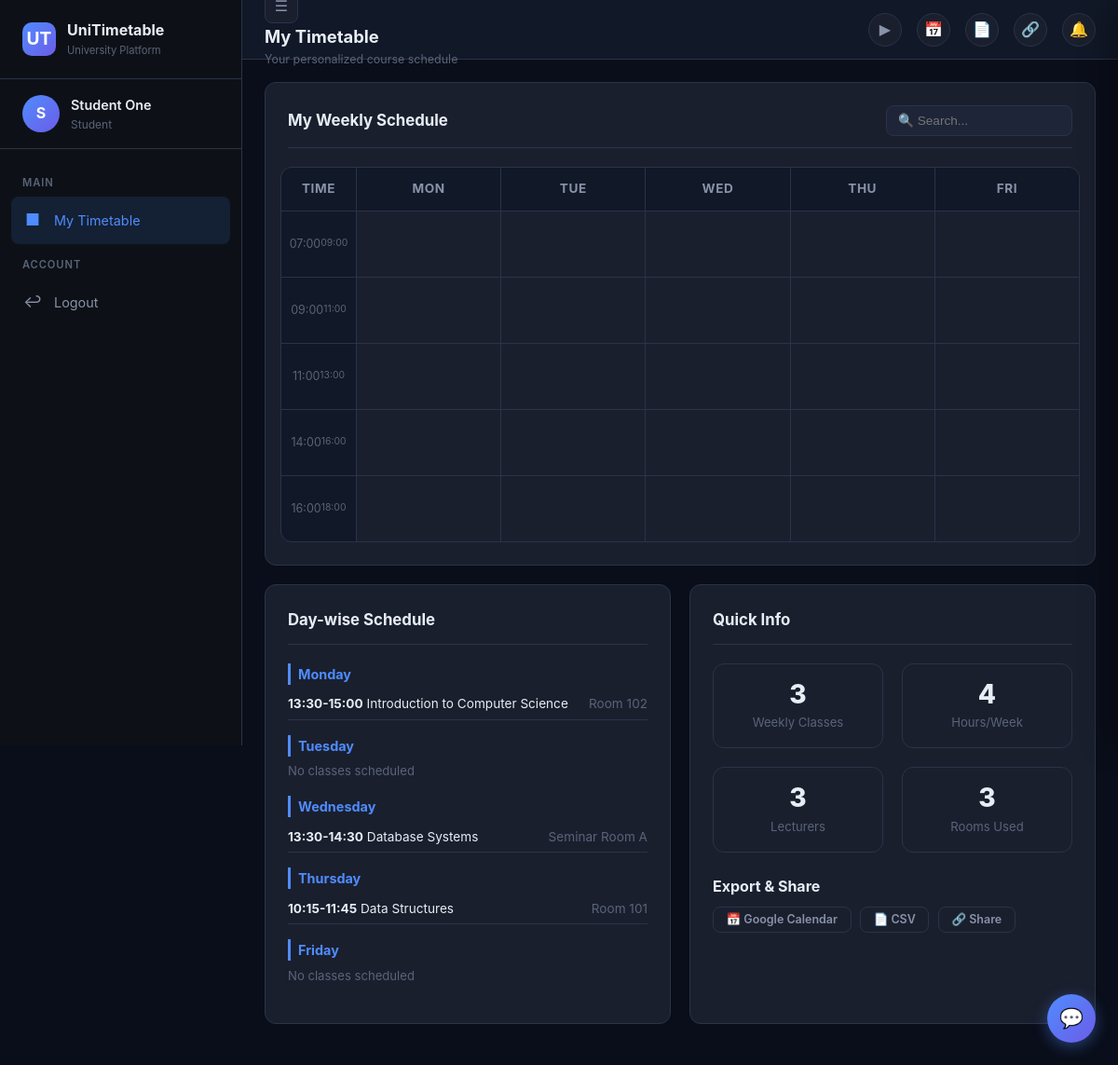
The app's page /dashboard (signed in) with its own data.
### tables this page shows
CREATE TABLE timetable_entries (
            id INTEGER PRIMARY KEY AUTOINCREMENT,
            course_id INTEGER NOT NULL REFERENCES courses(id) ON DELETE CASCADE,
            lecturer_id INTEGER NOT NULL REFERENCES users(id),
            room_id INTEGER NOT NULL REFERENCES rooms(id),
            day TEXT NOT NULL,
            start_time TEXT NOT NULL,
            end_time TEXT NOT NULL,
            group_name TEXT NOT NULL,
            published INTEGER DEFAULT 0,
            status TEXT DEFAULT 'scheduled' CHECK(status IN ('scheduled','rescheduled','cancelled')),
            semester TEXT DEFAULT 'Semester 1',
            academic_year TEXT DEFAULT '2025-2026',
            notes TEXT
        );

### app.py (the view, shortened to what this page needs)
@app.route('/dashboard')
@login_required
def dashboard():
    role = session['role']
    db = get_db()
    data = {'role': role}
    if role == 'admin':
        lecturers = db.execute("SELECT * FROM users WHERE role='lecturer'").fetchall()
        courses = db.execute("SELECT COUNT(*) as c FROM courses").fetchone()
        rooms = db.execute("SELECT COUNT(*) as c FROM rooms").fetchone()
        entries = db.execute("SELECT COUNT(*) as c FROM timetable_entries").fetchone()
        data['lecturer_count'] = len(lecturers)
        data['course_count'] = courses['c']
        data['room_count'] = rooms['c']
        data['entry_count'] = entries['c']
        data['published'] = is_published()
        data['recent_logs'] = get_activity_logs(10)
        db.close()
        return render_template('admin_dashboard.html', **data)
    elif role == 'student':
        entries = db.execute("""
            SELECT DISTINCT te.*, c.name as course_name, c.code, c.color,
                   u.full_name as lecturer_name, r.name as room_name
            FROM timetable_entries te
            JOIN courses c ON te.course_id = c.id
            JOIN users u ON te.lecturer_id = u.id
            JOIN rooms r ON te.room_id = r.id
            JOIN student_enrollments se ON se.course_id = c.id AND se.student_id = ?
            WHERE te.published = 1
            ORDER BY te.day, te.start_time
        """, (session['user_id'],)).fetchall()
        data['timetable'] = [dict(e) for e in entries]
        data['published'] = is_published()
        data['groups'] = db.execute("SELECT DISTINCT group_name FROM courses").fetchall()
        db.close()
        return render_template('student_dashboard.html', **data)
    return redirect(url_for('login'))

### app.py (called while the page is built)
def login_required(f):
    @wraps(f)
    def decorated(*args, **kwargs):
        if 'user_id' not in session:
            if request.is_json:
                return jsonify({'error': 'Unauthorized'}), 401
            return redirect(url_for('login'))
        return f(*args, **kwargs)
    return decorated

def add_notification_count(context):
    if 'user_id' in session:
        context['unread_count'] = get_unread_count(session['user_id'])
    return context

@app.context_processor
def inject_globals():
    ctx = {'now': datetime.now()}
    return add_notification_count(ctx)

@app.before_request
def ensure_db():
    if not hasattr(app, '_db_initialized'):
        init_db()
        seed_data()
        app._db_initialized = True

### models.py (called while the page is built)
def get_db():
    conn = sqlite3.connect(DB_PATH, timeout=10)
    conn.row_factory = sqlite3.Row
    conn.execute("PRAGMA foreign_keys = ON")
    conn.execute("PRAGMA journal_mode=WAL")
    return conn

### notifications.py (called while the page is built)
def get_unread_count(user_id):
    db = get_db()
    row = db.execute("SELECT COUNT(*) as count FROM notifications WHERE user_id=? AND read=0", (user_id,)).fetchone()
    db.close()
    return row['count'] if row else 0

### scheduler.py (called while the page is built)
def is_published():
    db = get_db()
    row = db.execute("SELECT value FROM app_settings WHERE key='timetable_published'").fetchone()
    db.close()
    return row and row['value'] == '1'

### templates/student_dashboard.html (shortened to what this page needs)
{% extends "base.html" %}
{% block page_title %}My Timetable{% endblock %}
{% block page_subtitle %}Your personalized course schedule{% endblock %}
{% block content %}
{% if timetable %}
<div class="card">
    <div class="card-header">
        <h3>My Weekly Schedule</h3>
        <div class="flex gap-1">
            <input type="text" id="searchInput" placeholder="&#128269; Search..." style="padding:0.5rem 0.75rem;background:var(--bg-input);border:1px solid var(--border-color);border-radius:var(--radius-sm);color:var(--text-primary);font-size:0.85rem;width:200px">
        </div>
    </div>
    <div class="timetable-container">
        <div class="timetable-grid">
            <div class="timetable-header">Time</div>
            {% set days = ['Monday','Tuesday','Wednesday','Thursday','Friday'] %}
            {% for day in days %}
            <div class="timetable-header">{{ day[:3] }}</div>
            {% endfor %}
            {% set slots = ['07:00-09:00','09:00-11:00','11:00-13:00','14:00-16:00','16:00-18:00'] %}
            {% for slot in slots %}
            {% set s = slot.split('-') %}
            <div class="timetable-time">{{ s[0] }}<br><small>{{ s[1] }}</small></div>
            {% for day in days %}
            <div class="timetable-cell">
            </div>
            {% endfor %}
            {% endfor %}
        </div>
    </div>
</div>
<div class="grid-2">
    <div class="card">
        <div class="card-header"><h3>Day-wise Schedule</h3></div>
        {% set days_of_week = ['Monday','Tuesday','Wednesday','Thursday','Friday'] %}
        {% for day in days_of_week %}
        <div class="mb-2">
            <h4 style="font-size:0.9rem;color:var(--accent-primary);margin-bottom:0.35rem;border-left:3px solid var(--accent-primary);padding-left:0.5rem;">{{ day }}</h4>
            {% set day_entries = timetable|selectattr('day','equalto',day)|list %}
            {% if day_entries %}
            <div style="font-size:0.85rem">
                {% for e in day_entries %}
                <div class="flex-between" style="padding:0.3rem 0;border-bottom:1px solid var(--border-color)">
                    <span><strong>{{ e.start_time }}-{{ e.end_time }}</strong> {{ e.course_name }}</span>
                    <span class="text-muted">{{ e.room_name }}</span>
                </div>
                {% endfor %}
            </div>
            {% else %}
            <p class="text-muted" style="font-size:0.82rem">No classes scheduled</p>
            {% endif %}
        </div>
        {% endfor %}
    </div>
    <div class="card">
        <div class="card-header"><h3>Quick Info</h3></div>
        {% set total_hours = namespace(value=0) %}
        {% set total_classes = namespace(value=0) %}
        {% for e in timetable %}
        {% set ns = namespace(h=0) %}
        {% set start_h = e.start_time.split(':')[0]|int %}
        {% set end_h = e.end_time.split(':')[0]|int %}
        {% set total_hours.value = total_hours.value + (end_h - start_h) %}
        {% set total_classes.value = total_classes.value + 1 %}
        {% endfor %}
        <div class="stats-grid" style="grid-template-columns:1fr 1fr">
            <div class="stat-card" style="text-align:center;padding:1rem">
                <div class="stat-number">{{ total_classes.value }}</div>
                <div class="stat-label">Weekly Classes</div>
            </div>
            <div class="stat-card" style="text-align:center;padding:1rem">
                <div class="stat-number">{{ total_hours.value }}</div>
                <div class="stat-label">Hours/Week</div>
            </div>
            <div class="stat-card" style="text-align:center;padding:1rem">
                <div class="stat-number">{{ timetable|map(attribute='lecturer_name')|unique|list|length }}</div>
                <div class="stat-label">Lecturers</div>
            </div>
            <div class="stat-card" style="text-align:center;padding:1rem">
                <div class="stat-number">{{ timetable|map(attribute='room_name')|unique|list|length }}</div>
                <div class="stat-label">Rooms Used</div>
            </div>
        </div>
        <div class="mt-3">
            <h4 class="mb-1">Export & Share</h4>
            <div class="btn-group">
                <button class="btn btn-sm btn-ghost" onclick="exportICS()">&#128197; Google Calendar</button>
                <button class="btn btn-sm btn-ghost" onclick="exportCSV()">&#128196; CSV</button>
                <button class="btn btn-sm btn-ghost" onclick="shareTimetable()">&#128279; Share</button>
            </div>
        </div>
    </div>
</div>
{% endif %}
{% endblock %}

### static/style.css (style rules this page uses)
:root { --bg-primary: #0a0e1a; --bg-secondary: #111827; --bg-card: #1a1f2e; --bg-card-hover: #222a3d; --bg-sidebar: #0d1117; --bg-input: #1e2538; --text-primary: #e8edf5; --text-secondary: #8892a8; --text-muted: #5a6478; --border-color: #2a3348; --accent-primary: #4f8cff; --accent-secondary: #6c5ce7; --accent-success: #00d68f; --accent-warning: #ffaa44; --accent-danger: #ff6b6b; --accent-info: #54a0ff; --glass-bg: rgba(26, 31, 46, 0.7); --glass-border: rgba(255, 255, 255, 0.05); --sidebar-width: 260px; --header-height: 64px; --radius: 12px; --radius-sm: 8px; --shadow: 0 4px 24px rgba(0, 0, 0, 0.3); --shadow-sm: 0 2px 8px rgba(0, 0, 0, 0.2); --transition: all 0.3s cubic-bezier(0.4, 0, 0.2, 1); }
* { margin: 0; padding: 0; box-sizing: border-box; }
body { font-family: -apple-system, BlinkMacSystemFont, 'Segoe UI', Roboto, 'Inter', sans-serif; background: var(--bg-primary); color: var(--text-primary); line-height: 1.6; overflow-x: hidden; }
.card { background: var(--bg-card); border: 1px solid var(--border-color); border-radius: var(--radius); padding: 1.5rem; margin-bottom: 1.25rem; transition: var(--transition); }
.card-header { display: flex; align-items: center; justify-content: space-between; margin-bottom: 1.25rem; padding-bottom: 0.75rem; border-bottom: 1px solid var(--border-color); }
.card-header h2, .card-header h3 { font-size: 1.05rem; font-weight: 700; color: var(--text-primary); }
.stats-grid { display: grid; grid-template-columns: repeat(auto-fit, minmax(220px, 1fr)); gap: 1.25rem; margin-bottom: 1.5rem; }
.stat-card { background: var(--bg-card); border: 1px solid var(--border-color); border-radius: var(--radius); padding: 1.25rem; transition: var(--transition); position: relative; overflow: hidden; }
.stat-card::before { content: ''; position: absolute; top: 0; left: 0; right: 0; height: 3px; background: linear-gradient(90deg, var(--accent-primary), var(--accent-secondary)); opacity: 0; transition: var(--transition); }
.stat-card .stat-number { font-size: 1.75rem; font-weight: 800; color: var(--text-primary); line-height: 1.2; }
.stat-card .stat-label { font-size: 0.82rem; color: var(--text-muted); margin-top: 0.2rem; }
.btn { display: inline-flex; align-items: center; justify-content: center; gap: 0.5rem; padding: 0.6rem 1.25rem; border: none; border-radius: var(--radius-sm); font-size: 0.85rem; font-weight: 600; cursor: pointer; transition: var(--transition); text-decoration: none; font-family: inherit; white-space: nowrap; }
.btn-ghost { background: transparent; color: var(--text-secondary); border: 1px solid var(--border-color); }
.btn-sm { padding: 0.35rem 0.85rem; font-size: 0.78rem; }
.btn-group { display: flex; gap: 0.6rem; flex-wrap: wrap; }
.timetable-container { overflow-x: auto; margin: 0 -0.5rem; }
.timetable-grid { display: grid; grid-template-columns: 80px repeat(5, 1fr); gap: 1px; background: var(--border-color); border: 1px solid var(--border-color); border-radius: var(--radius); overflow: hidden; min-width: 700px; }
.timetable-header { background: var(--bg-secondary); padding: 0.75rem; text-align: center; font-weight: 700; font-size: 0.85rem; color: var(--text-secondary); text-transform: uppercase; letter-spacing: 0.04em; }
.timetable-time { background: var(--bg-secondary); padding: 0.5rem; text-align: center; font-size: 0.78rem; color: var(--text-muted); display: flex; align-items: center; justify-content: center; min-height: 70px; }
.timetable-cell { background: var(--bg-card); padding: 0.4rem; min-height: 70px; position: relative; transition: var(--transition); }
.grid-2 { display: grid; grid-template-columns: 1fr 1fr; gap: 1.25rem; }
.text-muted { color: var(--text-muted); }
.mt-3 { margin-top: 1.5rem; }
.mb-1 { margin-bottom: 0.5rem; }
.mb-2 { margin-bottom: 1rem; }
.flex { display: flex; }
.flex-between { display: flex; justify-content: space-between; align-items: center; }
.gap-1 { gap: 0.5rem; }

### records on screen
timetable_entries: start_time "13:30", end_time "15:00", course_name "Introduction to Computer Science", room_name "Room 102"
timetable_entries: start_time "13:30", end_time "14:30", course_name "Database Systems", room_name "Seminar Room A"
timetable_entries: start_time "10:15", end_time "11:45", course_name "Data Structures", room_name "Room 101"

### other values on screen
{{ session.full_name[:1] }} "S"
{{ session.full_name }} "Student One"
{{ session.role|title }} "Student"
{{ day[:3] }} "MON" "TUE" "WED" "THU" "FRI"
{{ s[0] }} "07:00" "09:00" "11:00" "14:00" "16:00"
{{ s[1] }} "09:00" "11:00" "13:00" "16:00" "18:00"
{{ day }} "Monday" "Tuesday" "Wednesday" "Thursday" "Friday"
{{ total_classes.value }} "3"
{{ total_hours.value }} "4"
{{ timetable|map(attribute='lecturer_name')|unique|list|length }} "3"
{{ timetable|map(attribute='room_name')|unique|list|length }} "3"
